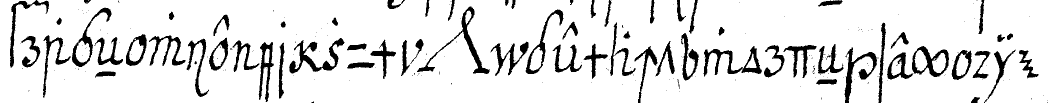
#> input picture Dataset Samples/CopialeOriginalManuscriptSample/img/T2_0000.png, 2097 x 205 px (shown at 1/2 size)
$ python -i augmentations.py   (imports and definitions only)
#> lines starting #> are read from the running program, lines starting #| are printed output that depends on the picture; after the words box and inside, x2 and y2 are one past the last pixel; in counts of white or black regions, pixels touching at a corner belong together
#> `picture = cv2.imread('../../../../../../../Dataset Samples/CopialeOrig..`: picture: shape (205, 2097); 88.8% white; 243 black regions (172 under 20 px), largest, box (x1, y1, x2, y2) and area: (578, 76, 689, 147) 2274, (834, 13, 980, 148) 2174, (1407, 92, 1524, 153) 2081
"""Some handcrafted data augmentation classes and utilities."""

from typing import Tuple

import numpy as np
import cv2

from torchvision import transforms as T
import torchvision.transforms.functional as F


# [13 lines that did not run here, left out]


class Blackout:
    """Simple debugging transform to remove image contents completely."""

    def __call__(self, image):
        """Remove image contents."""
        return image - image


class PadToMax:
    """Pad an image to a fixed maximum size."""

    # [19 lines left out: functions __init__, __call__, not called in this run]


class ResizeKeepingRatio:
    """Resize an input image keeping its aspect ratio."""

    def __init__(self, max_size: Tuple[int, int]):
        self.max_size = max_size

    # [8 lines left out: function __call__, not called in this run]


class BinariseFixed:
    """Binarise a PIL image using a fixed previously-known threshold."""

    def __init__(self, threshold):
        self.lut = [int(x < threshold) * 255 for x in range(256)]

    def __call__(self, image):
        """Perform binarisation."""
        return image.convert("L").point(self.lut).convert("RGB")


class BinariseCustom:
    """Binarise a PIL image using a fixed provided threshold."""

    # [5 lines left out: function __call__, not called in this run]


class KanungoNoise:
    """Applies Kanungo noise into a Numpy image."""

    def __init__(self, alpha=2.0, beta=2.0, alpha_0=1.0, beta_0=1.0, mu=0.05, k=2):
        """Apply Kanungo noise model to a binary image.

        T. Kanungo, R. Haralick, H. Baird, W. Stuezle, and D. Madigan.
        A statistical, nonparametric methodology for document degradation model
        validation. IEEE Transactions Pattern Analysis and Machine Intelligence
        22(11):1209 - 1223, 2000.

        Parameters
        ----------
        alpha: float
            Controls the probability of a foreground pixel flip
        alpha_0: float
            Controls the probability of a foreground pixel flip
        beta: float
            Controls the probability of a background pixel flip
        beta_0: float
            Controls the probability of a background pixel flip
        mu: float
            Constant probability of flipping for all pixels
        k: int
            Diameter of the disk structuring element for the closing operation

        Returns
        -------
        ArrayLike
            Binary image
        """
        self.alpha = alpha
        self.beta = beta
        self.alpha_0 = alpha_0
        self.beta_0 = beta_0
        self.mu = mu
        self.k = k

    def __call__(self, img):
        """Perform addition of Kanungo noise.

        Parameters
        ----------
        img: ArrayLike
            Binary image, either [0..1] or [0..255]
        """
        H, W = img.shape
#> H = 205; W = 2097
        img = img // np.max(img)
        dist = cv2.distanceTransform(1 - img, cv2.DIST_L1, 3)
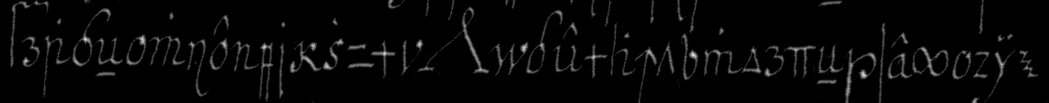
#> dist: shape (205, 2097) float32 (shown at 1/2 size); min 0, max 10, mean 0.269; drawn with min black and max white
        dist2 = cv2.distanceTransform(img, cv2.DIST_L1, 3)
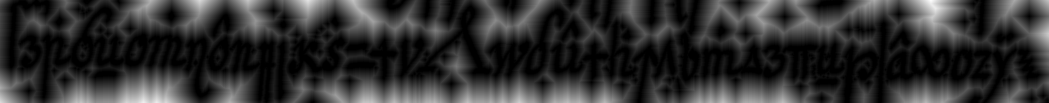
#> dist2: shape (205, 2097) float32 (shown at 1/2 size); min 0, max 92, mean 17.1; drawn with min black and max white
        P = (self.alpha_0 * np.exp(-self.alpha * dist ** 2)) + self.mu
        P2 = (self.beta_0 * np.exp(-self.beta * dist2 ** 2)) + self.mu
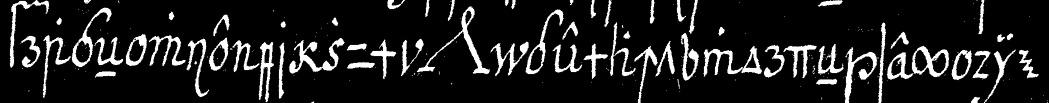
#> P2: shape (205, 2097) float32 (shown at 1/2 size); min 0.05, max 1.05, mean 0.167; drawn with min black and max white
        distorted = img.copy()
        distorted[((P > np.random.rand(H, W)) & (img == 0))] = 1
        distorted[((P2 > np.random.rand(H, W)) & (img == 1))] = 0
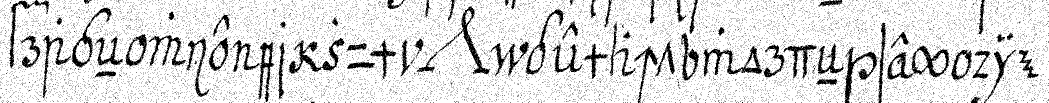
#> distorted: shape (205, 2097) (shown at 1/2 size); values 0 (black) and 1 (white), 85% white; 14534 black regions (14463 under 20 px), largest, box (x1, y1, x2, y2) and area: (1774, 91, 1900, 159) 2541, (577, 76, 689, 148) 2209, (833, 13, 980, 149) 2106
        closing = cv2.morphologyEx(
            distorted,
            cv2.MORPH_CLOSE,
            cv2.getStructuringElement(cv2.MORPH_ELLIPSE, (self.k, self.k)),
        )
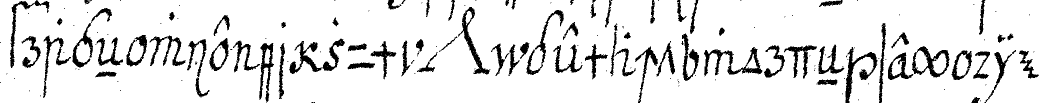
#> closing: shape (205, 2097) (shown at 1/2 size); values 0 (black) and 1 (white), 89.4% white; 170 black regions (90 under 20 px), largest, box (x1, y1, x2, y2) and area: (1408, 94, 1525, 153) 1972, (1691, 94, 1755, 205) 1775, (916, 14, 981, 149) 1568
        return closing * 255


class ToNumpy:
    """Converts an input image to Numpy."""

    def __call__(self, image):
        return np.asarray(image, np.uint8)


class ToFloat:
    """Casts an input image to float."""

    def __call__(self, image):
        return image.astype(np.float32)


class StackChannels:
    """Converts an single-channel image to a 3-channel one."""

    def __call__(self, image):
        return np.stack([image] * 3, axis=-1)

>>> import cv2
>>> picture = cv2.imread('../../../../../../../Dataset Samples/CopialeOriginalManuscriptSample/img/T2_0000.png', cv2.IMREAD_GRAYSCALE)
>>> result = KanungoNoise()(picture)

$ run again, on Dataset Samples/CopialeOriginalManuscriptSample/img/T2_0001.png
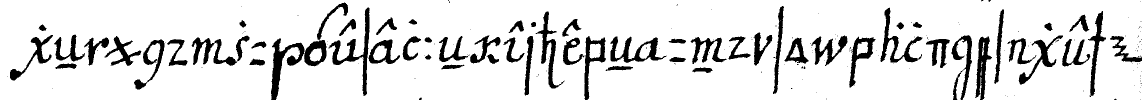
#> input picture Dataset Samples/CopialeOriginalManuscriptSample/img/T2_0001.png, 2284 x 200 px (shown at 1/2 size)
#> picture: shape (200, 2284); 87.4% white; 203 black regions (142 under 20 px), largest, box (x1, y1, x2, y2) and area: (542, 77, 609, 200) 2670, (657, 15, 739, 192) 2669, (383, 71, 499, 132) 2312
#> in __call__, `P2 = (self.beta_0 * np.exp(-self.beta * dist2 ** 2)) + self.mu`:
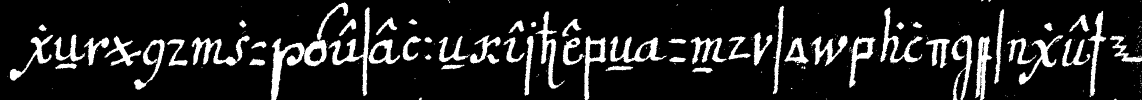
#> P2: shape (200, 2284) float32 (shown at 1/2 size); min 0.05, max 1.05, mean 0.181; drawn with min black and max white
#> in __call__, `closing = cv2.morphologyEx( distorted, cv2.MORPH_CLOSE, cv2.getStructu..`:
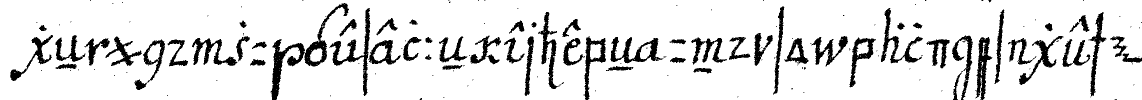
#> closing: shape (200, 2284) (shown at 1/2 size); values 0 (black) and 1 (white), 88% white; 158 black regions (95 under 20 px), largest, box (x1, y1, x2, y2) and area: (541, 78, 610, 200) 2574, (659, 16, 741, 192) 2514, (1221, 74, 1327, 127) 2043

$ run again, on Dataset Samples/CopialeOriginalManuscriptSample/img/T2_0002.png
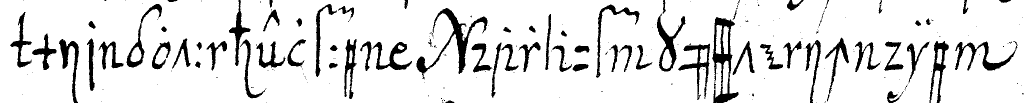
#> input picture Dataset Samples/CopialeOriginalManuscriptSample/img/T2_0002.png, 2054 x 206 px (shown at 1/2 size)
#> picture: shape (206, 2054); 88.8% white; 217 black regions (146 under 20 px), largest, box (x1, y1, x2, y2) and area: (833, 16, 975, 159) 3504, (1424, 34, 1477, 206) 3198, (1910, 82, 2035, 141) 1870
#> in __call__, `P2 = (self.beta_0 * np.exp(-self.beta * dist2 ** 2)) + self.mu`:
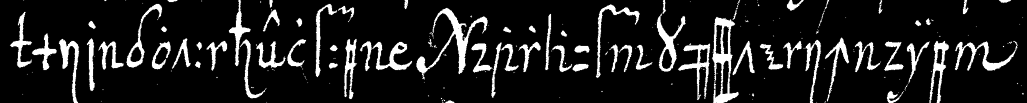
#> P2: shape (206, 2054) float32 (shown at 1/2 size); min 0.05, max 1.05, mean 0.167; drawn with min black and max white
#> in __call__, `closing = cv2.morphologyEx( distorted, cv2.MORPH_CLOSE, cv2.getStructu..`:
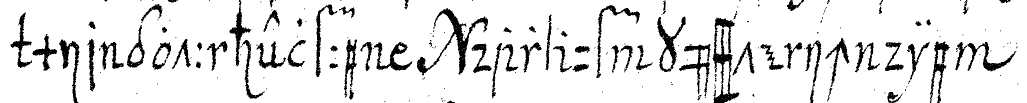
#> closing: shape (206, 2054) (shown at 1/2 size); values 0 (black) and 1 (white), 89.4% white; 204 black regions (124 under 20 px), largest, box (x1, y1, x2, y2) and area: (834, 16, 976, 151) 3292, (1425, 35, 1479, 206) 2941, (1314, 33, 1372, 144) 1722

$ run again, on Dataset Samples/CopialeOriginalManuscriptSample/img/T2_0003.png
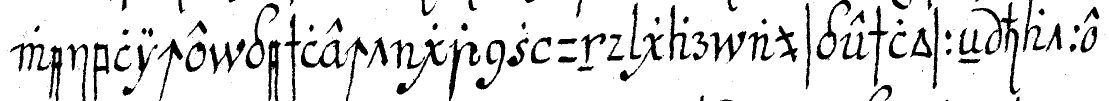
#> input picture Dataset Samples/CopialeOriginalManuscriptSample/img/T2_0003.png, 2218 x 202 px (shown at 1/2 size)
#> picture: shape (202, 2218); 87.7% white; 160 black regions (75 under 20 px), largest, box (x1, y1, x2, y2) and area: (1943, 4, 2041, 189) 2862, (898, 78, 961, 202) 1889, (602, 79, 690, 137) 1629
#> in __call__, `P2 = (self.beta_0 * np.exp(-self.beta * dist2 ** 2)) + self.mu`:
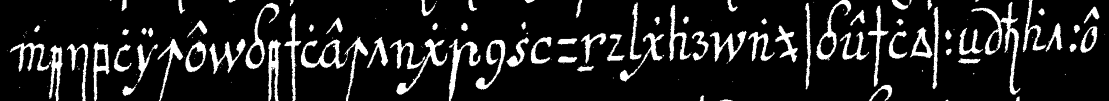
#> P2: shape (202, 2218) float32 (shown at 1/2 size); min 0.05, max 1.05, mean 0.179; drawn with min black and max white
#> in __call__, `closing = cv2.morphologyEx( distorted, cv2.MORPH_CLOSE, cv2.getStructu..`:
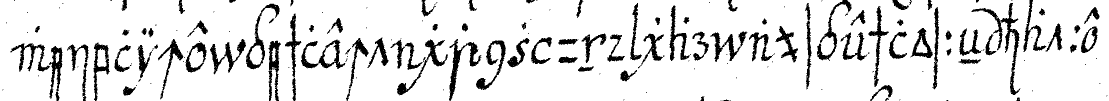
#> closing: shape (202, 2218) (shown at 1/2 size); values 0 (black) and 1 (white), 88.3% white; 188 black regions (86 under 20 px), largest, box (x1, y1, x2, y2) and area: (898, 78, 963, 202) 1830, (2002, 6, 2041, 190) 1682, (602, 79, 691, 138) 1552
